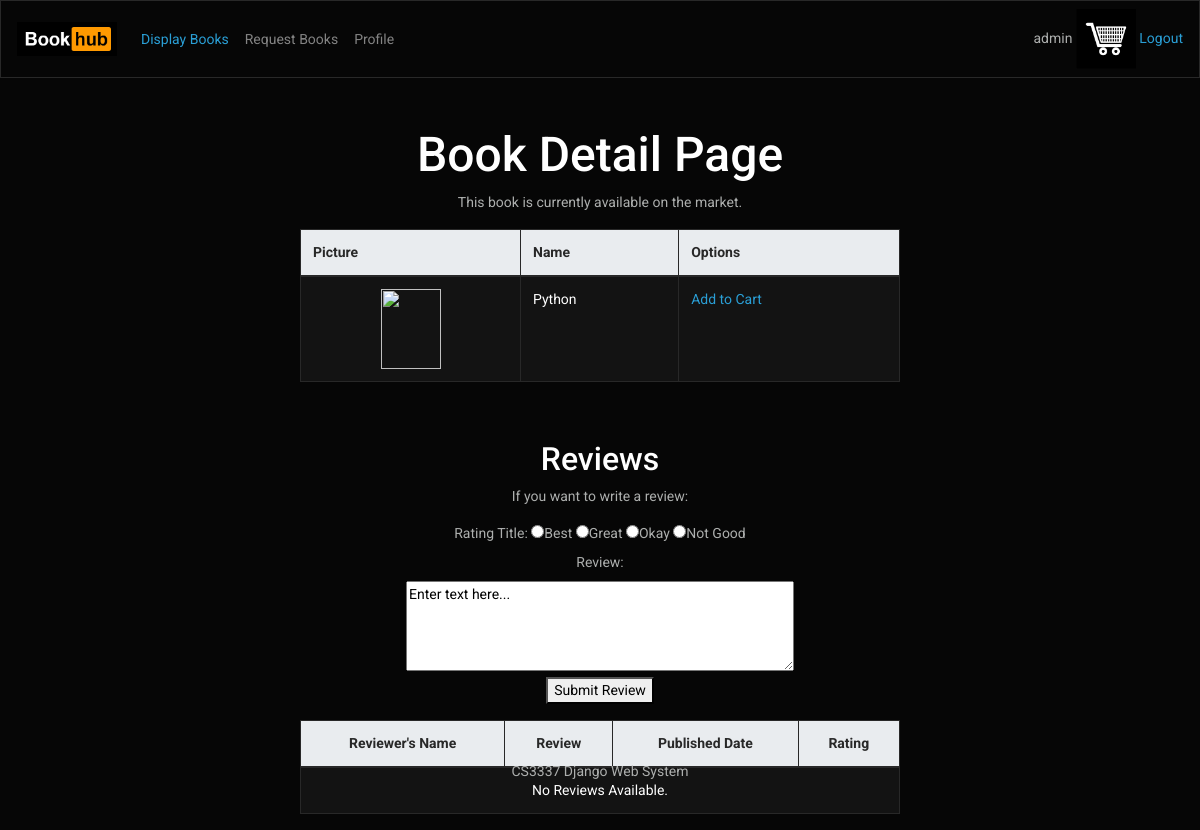
Before: /book_detail/1 (signed in) with the older database file.
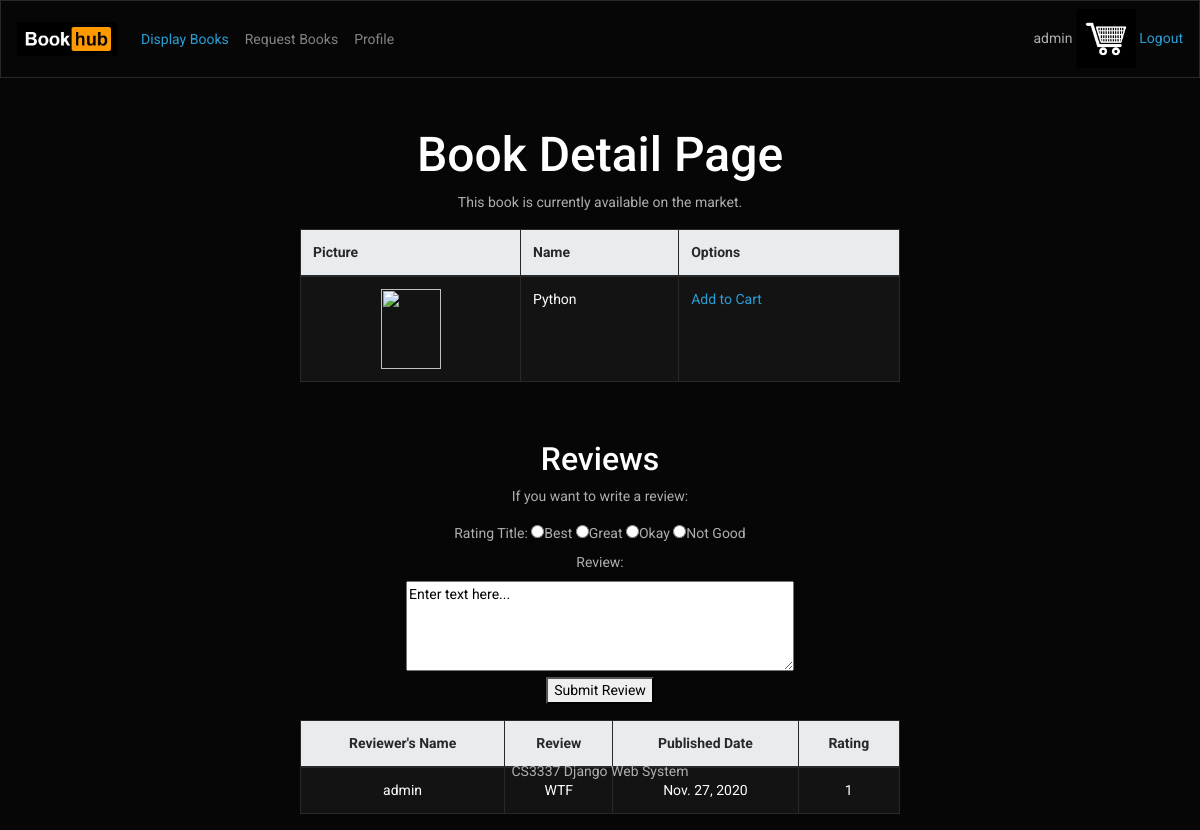
After: the same page with the newer database file.
### bookMng/models.py (models this page shows, shortened)
class Review(models.Model):
    bookId = models.ForeignKey(Book, blank=True, null=True, on_delete=models.CASCADE)
    rating = models.CharField(max_length=200)
    review = models.TextField(max_length=1000)
    username = models.ForeignKey(User, blank=True, null=True, on_delete=models.CASCADE)
    publishdate = models.DateField(auto_now=True)
    submitted = models.BooleanField(default=False)

### bookMng/views.py (the view, shortened to what this page needs)
# urls.py: path('book_detail/<int:book_id>', views.book_detail, name='book_detail'),
@login_required(login_url=reverse_lazy('login'))
def book_detail(request, book_id):
    book = Book.objects.get(id=book_id)
    reviews = Review.objects.filter(bookId = book_id)
    book.pic_path = book.picture.url[14:]
    review = request.POST.get('review', '')
    rating = request.POST.get('rating_title', '')
    return render(request,
      'bookMng/book_detail.html',
      {
          'item_list': MainMenu.objects.all(),
          'reviews': reviews,
          'book': book,
      })

### bookEx/templates/bookMng/book_detail.html (shortened to what this page needs)
{% extends "base.html" %}
{% load static %}
{% block logo %}
<a class="navbar-brand" href="/">
<img src= "{% static 'logoHorz.png' %}" class="" style="width: 100px">
</a>
{% endblock logo%}
{% block navbar_item %}
    <li class="nav-item active">
        <a class="nav-link text-primary" href="/displaybooks">Display Books</a>
    </li>
    <li class="nav-item">
        <a class="nav-link" href="/postbook">Request Books</a>
    </li>
    <li class="nav-item">
        <a class="nav-link" href="/mybooks">Profile</a>
    </li>
{% endblock navbar_item %}
{% block main_content %}
<div class="text-center">
    <h2> Book Detail Page </h2>
    <p> This book is currently available on the market.</p>
</div>
<table class="table table-striped table-bordered mx-auto" border="2">
    <thead class="thead-light">
        <tr>
            <th width="220">Picture</th>
            <th>Name</th>
            <th>Options</th>
        </tr>
    </thead>
    <tr>
        <td><center><img src="{% static book.pic_path %}" width="60" height="80"></center></td>
        <td>{{ book.name }}</td>
        <td>
            <a href="/book_addCart/{{book.id}}">Add to Cart</a>
        </td>
    </tr>
</table>
<br><br>
<div class="text-center">
    <h4> Reviews </h4>
    <p> If you want to write a review:
    <form method="POST" id="review_form" name="review_form">
        <label for="rating_title">Rating Title:</label>
        <input type="radio" name="rating_title" value="Best">Best
        <input type="radio" name="rating_title" value="Great">Great
        <input type="radio" name="rating_title" value="Okay">Okay
        <input type="radio" name="rating_title" value="Not Good">Not Good
        <br>
        <label for="review">Review:</label><br>
        <textarea rows="4" cols="50" name="review" form="review_form">Enter text here...
        </textarea><br>
    </form>
    <button type="submit" form="review_form">Submit Review</button>
    </p>
    <table class="table table-striped table-bordered mx-auto" border="2">
    <thead class="thead-light">
        <tr>
            <th>Reviewer's Name</th>
            <th>Review</th>
            <th>Published Date</th>
            <th>Rating</th>
        </tr>
    </thead>
    {% if not reviews %}
    <tr>
        <td class="text-center" colspan="4">No Reviews Available.</td>
    </tr>
    {% else %}
    {% for item in reviews %}
    <tr>
        <td>{{ item.username }} </td>
        <td>{{ item.review }} </td>
        <td>{{ item.publishdate }} </td>
        <td>{{ item.rating }} </td>
    </tr>
    {% endfor %}
    {% endif %}
</div>
{% endblock main_content %}

Changed rows visible on the page:
added Review: username "admin", review "WTF", publishdate "Nov. 27, 2020", rating "1"
Other visible differences:
text no longer shown: "No Reviews Available."
